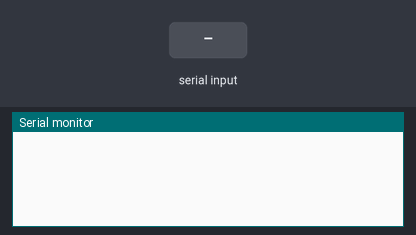
The sketch below on a simulated Arduino Uno, built with avr-gcc and run on an emulated ATmega328P. Parts: the last lines printed to the serial monitor. The inputs (shaded band) are chosen by the test bench.

Above: at 1.2 s.
1.3 s: "1\n" received over Serial
At 1.7 s:
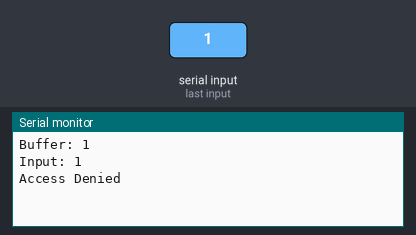
2.8 s: "0\n" received over Serial
At 4.0 s:
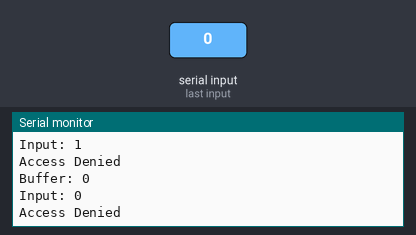
4.3 s: "2\n" received over Serial
At 5.2 s:
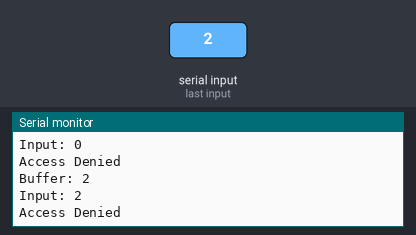

Measured:
- after the input at 1.3 s, the serial monitor: prints a new line at once (image 1)
- after the input at 2.8 s, the serial monitor: prints a new line at once (image 2)
- after the input at 4.3 s, the serial monitor: prints a new line at once (image 3)

The sketch:

Insecure_FIle.ino
```cpp
void lightUpLED() {
  pinMode(12, OUTPUT);
  digitalWrite(12, HIGH);
  delay(10000);
  digitalWrite(12, LOW);
}

void checkPassword(char* input) {
  char password[10] = "Chachac";  // The correct password
  char buffer[10];  // Buffer to hold user input (deliberately small)

  // Vulnerable: strcpy doesn't check bounds, potential for buffer overflow
  strcpy(buffer, input);  // Unsafe copy, will cause overflow if input > 9 chars

  // Debugging: Print the contents of buffer and input for verification
  Serial.print("Buffer: ");
  Serial.println(buffer);
  Serial.print("Input: ");
  Serial.println(input);

  // Compare the input with the predefined password
  if (strcmp(buffer, password) == 0) {
    Serial.println("Access Granted");
    lightUpLED();  // Trigger LED on correct password
  } else {
    Serial.println("Access Denied");
  }
}
void setup() {
  Serial.begin(9600);
}

    // Craft the exploit payload (whenever we want to exploit it by buffer overflow )
    // it is just the address of the lED fucntion
    // 8 bytes for buffer overflow, followed by address of lightUpLED (e.g., 0x201)
    //char exploit[50] = "ABCDEFGH";   // 8 bytes for the buffer
    //exploit[8] = '\x01';  // Little-endian byte 1 (LSB)
    //exploit[9] = '\x02'; // Overwrite with the address of lightUpLED (0x201 in HEX)

void loop() {
  // Check if there's data available in the Serial buffer
  if (Serial.available() > 0) {
    char input[50];  // Allocate space for input up to 50 characters (larger than buffer)
    int len = Serial.readBytesUntil('\n', input, sizeof(input) - 1);  // Read until newline
    input[len] = '\0';  // Null-terminate the input string

    // Check the password entered by the user
    checkPassword(input);  // This is where the vulnerability happens
  }
}
```
